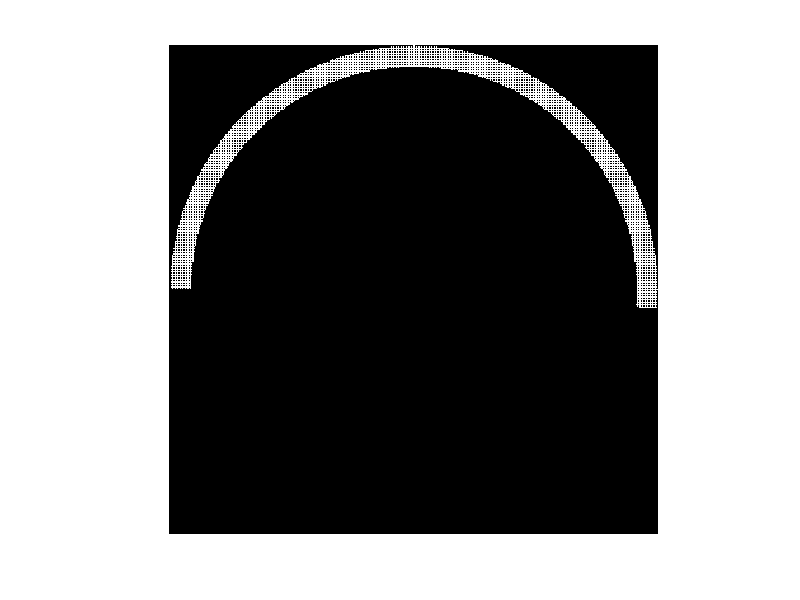

The MATLAB script that drew this image: (Note: this script raises an error after producing the figure.)
a=192/2*128;
[xx,yy]=meshgrid( -a:64:a );
% x,y,r,1
v = xx+1i*yy;
r = abs(v);
z = imag(log(v));
z0 = abs(mod(z,pi/10)-pi/20);
imshow(z0,[])
%%
B=ones(size(xx));
B(2:2:end,2:2:end)=0;
B(r>a)=0;
r1= hypot(7936, 7936);
B(r<r1)=0;
B(z>pi/40)=0;



imshow(B)
sum(B(:))
%%
%[x,y]=meshgrid(0:1:a );
[x,y]=meshgrid(0:0.5:a );

r=sqrt(x.^2 + y.^2);
t=y./x;
C=zeros(size(r));
f=16;

h=87;
z= 7.5:15:50;
for k=z
    p=(y-h*sind(k))./(x-h*cosd(k));
    q=(y-f*sind(k))./(x-f*cosd(k));
    C(p>tand(k-31) & p<tand(k+31) & ...
     ( q<tand(k-2) | q>tand(k+2) ) )=1;
end
C(r<h ) =0;



h=64
z= 7.5:15:50;
for k=z
    p=(y-h*sind(k))./(x-h*cosd(k));
    q=(y-f*sind(k))./(x-f*cosd(k));
    C(p>tand(k-12) & p<tand(k+12) & ...
     ( q<tand(k-2) | q>tand(k+2) ) )=1;
end
C(r<h ) =0;

C(r>a-4 ) =0;

h=64
f=h-4
z= 7.5:15:50;
for k=z
    p=sqrt((x-h*cosd(k)).^2+(y-h*sind(k)).^2);
    q=sqrt((x-f*cosd(k)).^2+(y-f*sind(k)).^2);
    C(p<5.5 & q>2 & r<h )=1;
end

imshow(C)
